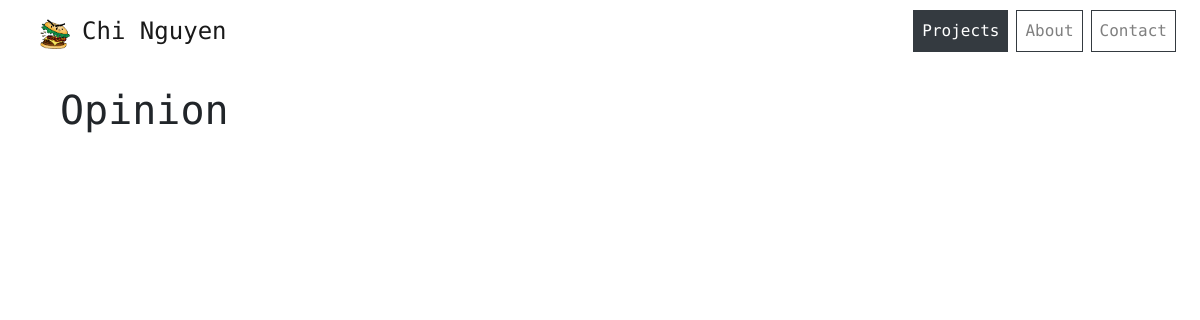
The page /category/opinion/ on the database as committed earlier.
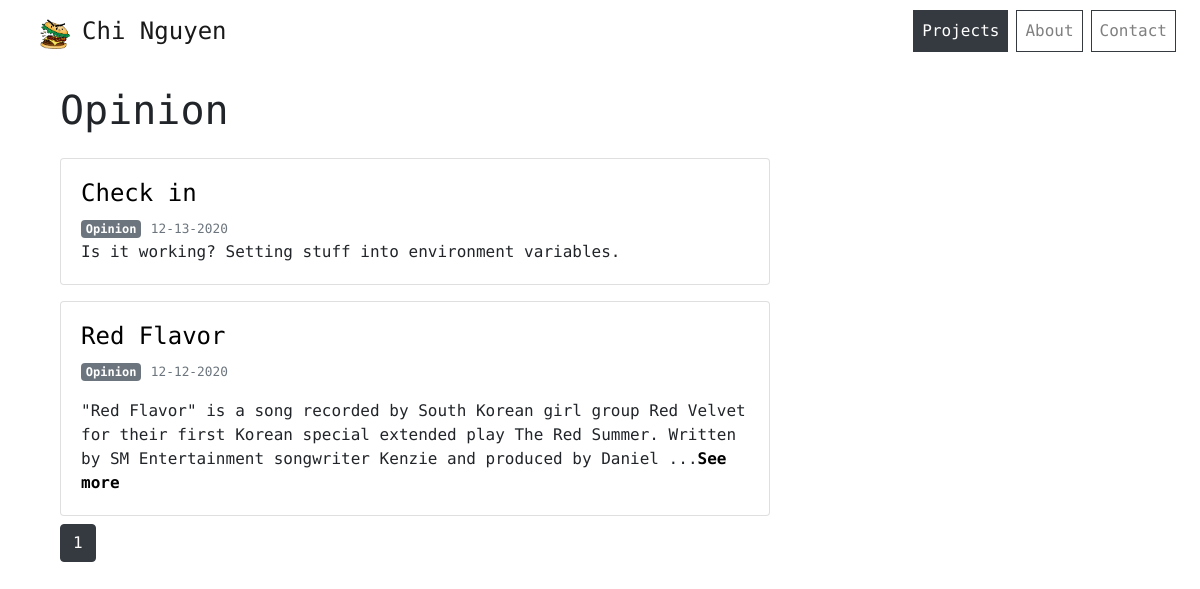
The same page on the database as committed later.
### chiblog/Blog/blog_model.py (models this page shows, shortened)
class Category(db.Model):
    id = db.Column(db.Integer, primary_key=True)
    name = db.Column(db.String(20), default = 'story')

class Blog(db.Model):
    id = db.Column(db.Integer, primary_key=True)
    title = db.Column(db.String(100), nullable=False)
    content = db.Column(db.Text, nullable=False)
    image = db.Column(db.String(20), nullable=True, default = 'default.jpg')
    created_at = db.Column(db.DateTime, nullable = False, default = datetime.utcnow)
    category_id = db.Column(db.Integer, db.ForeignKey('category.id'), nullable=False)
    category = db.relationship('Category', backref= db.backref('blogs', lazy=True))

### chiblog/Blog/blog_routes.py (the view)
@blog.route("/category/<string:category>", methods=['GET'])
@blog.route("/category/<string:category>/", methods=['GET'])
def category_blog(category):
    cat = Category.query.filter_by(name= category).first()
    page = request.args.get('page', 1, type=int)
    blogs = Blog.query.filter_by(category = cat).order_by(Blog.created_at.desc()).paginate(page=page, per_page=5)
    return render_template('category.html', blogs = blogs, legend = category)

### chiblog/templates/category.html
{% extends "layout.html" %}
{% block content %}
<div class="container-fluid padding">
<div class="row">
    <div class="col-12">
    <h1 class="mt-3">
        {{ legend.capitalize() }}
    </h1>
    </div>
    <div class="col-lg-8 col-md-12">
        {% for blog in blogs.items %}
        <div class="card mt-3 mb-2">
        <div class="card-body">
            <h4 class="mt-0"><a href="{{ url_for('blog.one_blog', blog_id = blog.id) }}">{{ blog.title }}</a></h5>
            <a href="#" class="badge badge-secondary" aria-pressed="true">{{ blog.category.name.capitalize() }}</a>
            <small class="text-muted">{{ blog.created_at.strftime('%m-%d-%Y') }}</small>
            {% if blog.content|length >= 200 %}
            <p class="card-text mt-3"> {{ blog.content[:200] }} ...<a href="{{ url_for('blog.one_blog', blog_id = blog.id) }}"><b>See more</b></a></p>
            {% else %}
            <p class="card-text"> {{ blog.content }}</p>
            {% endif %}
            </div>
        </div>
        {% endfor %}
    </div>
</div>
    {% for page_num in blogs.iter_pages(left_edge=1, right_edge=1, left_current=1, right_current=2) %}
      {% if page_num %}
        {% if blogs.page == page_num %}
          <a class="btn btn-dark mb-4" href="{{ url_for('blog.blogs', page=page_num) }}">{{ page_num }}</a>
        {% else %}
          <a class="btn btn-outline-dark mb-4" href="{{ url_for('blog.blogs', page=page_num) }}">{{ page_num }}</a>
        {% endif %}
      {% else %}
        ...
      {% endif %}
    {% endfor %}
</div>
{% endblock content %}

### chiblog/templates/layout.html (shortened to what this page needs)
<!DOCTYPE html>
<html>
  <head>
    <link
      rel="stylesheet"
      href="https://cdn.jsdelivr.net/npm/bootstrap@4.5.3/dist/css/bootstrap.min.css"
    />
    <link
      rel="stylesheet"
      type="text/css"
      href="{{ url_for('static', filename='main.css') }}"
    />
    <link
      rel="stylesheet"
      href="https://cdnjs.cloudflare.com/ajax/libs/font-awesome/4.7.0/css/font-awesome.min.css"
    />
  </head>
  <body>
    <nav class="navbar navbar-expand-md navbar-light bg-transparent sticky-top">
      <a class="navbar-brand ml-4 nohover" href="{{ url_for('main.home') }}">
        <img
          src="{{ url_for('static', filename='images/burger2.png') }}"
          width="30"
          height="30"
          alt=""
        />
        <span style="font-size: 1.5rem; font-weight: 500">Chi Nguyen</span>
      </a>
      <div class="collapse navbar-collapse" id="navbarResponsive">
        <ul class="navbar-nav ml-auto">
          <li class="nav-item mr-2 border border-dark bg-dark">
            <a
              class="nav-link text-white"
              href="{{ url_for('project.projects') }}"
            >
              Projects</a
            >
          </li>
          <li class="nav-item mr-2 border border-dark">
            <a class="nav-link" href="{{ url_for('main.about') }}">About</a>
          </li>
          <li class="nav-item mr-2 border border-dark">
            <a class="nav-link" href="{{ url_for('main.contact') }}">Contact</a>
          </li>
        </ul>
      </div>
    </nav>
    <main role="main" class="container-sm mt-2" id="swup">
       {% block content %}{% endblock %}
    </main>
  </body>
</html>

### chiblog/static/main.css (style rules this page uses)
body { font-family: "Ubuntu Mono", monospace; }
a { color: #000000; }
p { white-space: pre-line; }

Rows that differ between the two databases and show on the page:
added Category: capitalize "Opinion"
added Blog: title "Check in", category.name "Opinion", created_at "12-13-2020", content "Is it working? Setting stuff into environment variables."
added Blog: title "Red Flavor", category.name "Opinion", created_at "12-12-2020", content "\"Red Flavor\" is a song recorded by South Korean girl group Red Velvet for their first Korean special extended play The Red Summer. Written by SM Entertainment songwriter Kenzie and produced by Daniel"
Other text that changed with them:
{{ legend.capitalize() }}: "Opinion" → (not shown)
new list line: "1"
